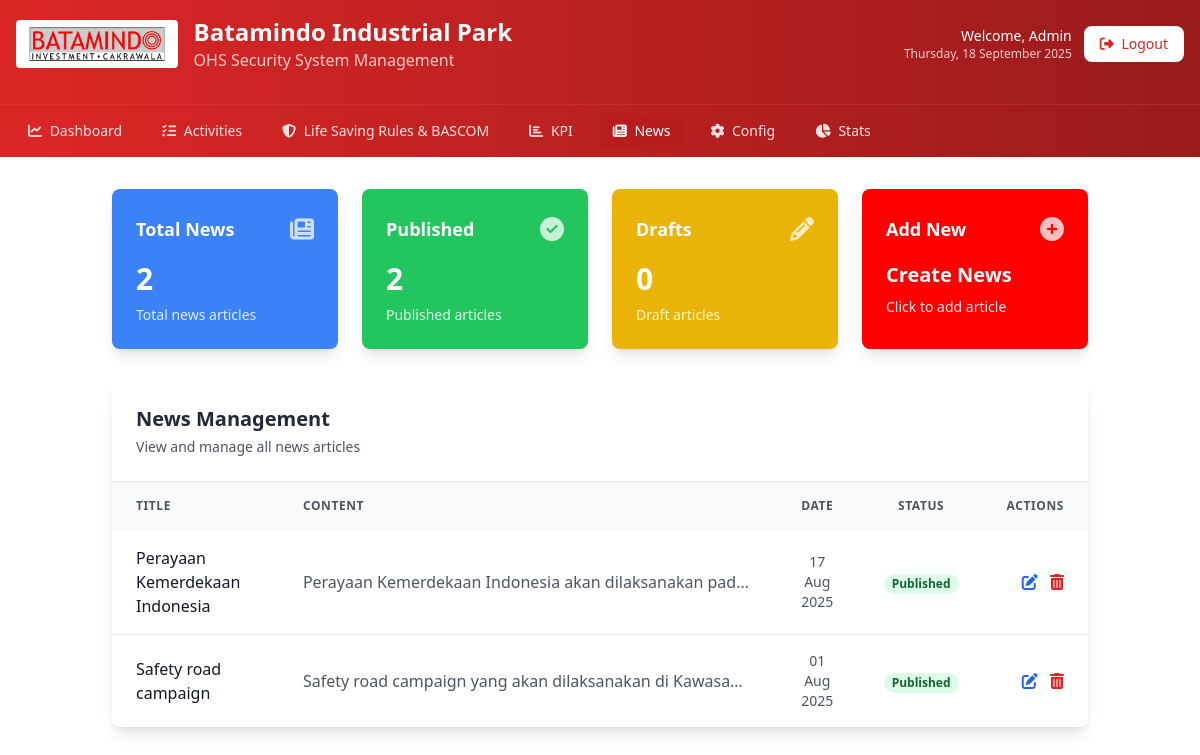
The page /admin/management/news_tab.php (signed in) on the database its author committed.
### tables this page shows
CREATE TABLE news (
    id INT AUTO_INCREMENT PRIMARY KEY,
    title VARCHAR(255) NOT NULL,
    content TEXT NOT NULL,
    publish_date DATE NOT NULL,
    end_date DATE,
    status ENUM('draft', 'published', 'archived') DEFAULT 'draft',
    priority INT DEFAULT 0,
    created_by INT,
    created_at TIMESTAMP DEFAULT CURRENT_TIMESTAMP,
    updated_at TIMESTAMP DEFAULT CURRENT_TIMESTAMP ON UPDATE CURRENT_TIMESTAMP,
    FOREIGN KEY (created_by) REFERENCES admin_users(id) ON DELETE SET NULL
);

### admin/management/news_tab.php (the view, shortened to what this page needs)
<?php
require_once '../../config/database.php';
try {
    $news = $pdo->query("SELECT * FROM news ORDER BY publish_date DESC")->fetchAll();
} catch (Exception $e) {
    $news = array();
    $message = 'Error loading news: ' . $e->getMessage();
}
?>
<!DOCTYPE html>
<html lang="en">
<head>
    <script src="https://cdn.tailwindcss.com"></script>
    <link rel="stylesheet" href="https://cdnjs.cloudflare.com/ajax/libs/font-awesome/6.4.0/css/all.min.css">
</head>
<body>
    <div class="bg-gradient-to-r from-red-600 to-red-800">
        <header class="text-white py-4">
            <div class="max-w-7xl mx-auto px-4">
                <div class="flex items-center justify-between mb-4">
                    <div class="flex items-center space-x-4">
                        <img src="../../img/batamindo.png" alt="Batamindo" class="h-12 w-auto bg-white p-1 rounded">
                        <div>
                            <h1 class="text-2xl font-bold text-white">Batamindo Industrial Park</h1>
                            <p class="text-red-200">OHS Security System Management</p>
                        </div>
                    </div>
                    <div class="flex items-center space-x-3">
                        <div class="text-right">
                            <p class="text-sm text-white">Welcome, Admin</p>
                            <p class="text-xs text-red-200"><?php echo date('l, d F Y'); ?></p>
                        </div>
                        <a href="../logout.php" class="bg-white hover:bg-red-100 text-red-600 px-4 py-2 rounded-lg text-sm font-medium transition-colors duration-150 logout-btn">
                            <i class="fas fa-sign-out-alt mr-1"></i> Logout
                        </a>
                    </div>
                </div>
            </div>
        </header>
        <div class="border-t border-red-500/30">
            <div class="max-w-7xl mx-auto px-4 py-2">
                <nav class="flex space-x-4">
                    <a href="../dashboard.php" class="text-red-100 hover:text-white px-3 py-2 rounded-md text-sm font-medium">
                        <i class="fas fa-chart-line mr-1"></i> Dashboard
                    </a>
                    <a href="activities_tab.php" class="text-red-100 hover:text-white px-3 py-2 rounded-md text-sm font-medium">
                        <i class="fas fa-tasks mr-1"></i> Activities
                    </a>
                    <a href="life_saving_rules_tab.php" class="text-red-100 hover:text-white px-3 py-2 rounded-md text-sm font-medium">
                        <i class="fas fa-shield-alt mr-1"></i> Life Saving Rules & BASCOM
                    </a>
                    <a href="kpi_tab.php" class="text-red-100 hover:text-white px-3 py-2 rounded-md text-sm font-medium">
                        <i class="fas fa-chart-bar mr-1"></i> KPI
                    </a>
                    <a href="news_tab.php" class="bg-red-700 text-white px-3 py-2 rounded-md text-sm font-medium">
                        <i class="fas fa-newspaper mr-1"></i> News
                    </a>
                    <a href="config_tab.php" class="text-red-100 hover:text-white px-3 py-2 rounded-md text-sm font-medium">
                        <i class="fas fa-cog mr-1"></i> Config
                    </a>
                    <a href="dashboard_stats_tab.php" class="text-red-100 hover:text-white px-3 py-2 rounded-md text-sm font-medium">
                        <i class="fas fa-chart-pie mr-1"></i> Stats
                    </a>
                </nav>
            </div>
        </div>
    </div>
    <main class="container mx-auto px-6 py-8">
        <div class="grid grid-cols-1 md:grid-cols-2 lg:grid-cols-4 gap-6 mb-8">
            <?php
            $total_news = count($news);
            $published_news = count(array_filter($news, function($item) { return $item['status'] == 'published'; }));
            $draft_news = count(array_filter($news, function($item) { return $item['status'] == 'draft'; }));
            ?>
            <div class="bg-blue-500 rounded-lg shadow-lg p-6 text-white">
                <div class="flex items-center justify-between mb-4">
                    <h3 class="text-lg font-semibold">Total News</h3>
                    <i class="fas fa-newspaper text-2xl opacity-75"></i>
                </div>
                <div class="text-3xl font-bold"><?php echo $total_news; ?></div>
                <div class="text-blue-100 text-sm mt-2">Total news articles</div>
            </div>
            <div class="bg-green-500 rounded-lg shadow-lg p-6 text-white">
                <div class="flex items-center justify-between mb-4">
                    <h3 class="text-lg font-semibold">Published</h3>
                    <i class="fas fa-check-circle text-2xl opacity-75"></i>
                </div>
                <div class="text-3xl font-bold"><?php echo $published_news; ?></div>
                <div class="text-green-100 text-sm mt-2">Published articles</div>
            </div>
            <div class="bg-yellow-500 rounded-lg shadow-lg p-6 text-white">
                <div class="flex items-center justify-between mb-4">
                    <h3 class="text-lg font-semibold">Drafts</h3>
                    <i class="fas fa-pencil-alt text-2xl opacity-75"></i>
                </div>
                <div class="text-3xl font-bold"><?php echo $draft_news; ?></div>
                <div class="text-yellow-100 text-sm mt-2">Draft articles</div>
            </div>
            <div class="bg-primary hover:bg-primary/90 rounded-lg shadow-lg p-6 text-white cursor-pointer transition-all duration-300" onclick="document.getElementById('addNewModal').classList.remove('hidden')">
                <div class="flex items-center justify-between mb-4">
                    <h3 class="text-lg font-semibold">Add New</h3>
                    <i class="fas fa-plus-circle text-2xl opacity-75"></i>
                </div>
                <div class="text-xl font-bold">Create News</div>
                <div class="text-white/90 text-sm mt-2">Click to add article</div>
            </div>
        </div>
        <div class="bg-white rounded-lg shadow-lg">
            <div class="p-6 border-b border-gray-200">
                <h2 class="text-xl font-bold text-gray-800">News Management</h2>
                <p class="text-sm text-gray-600 mt-1">View and manage all news articles</p>
            </div>
            <div class="overflow-x-auto">
                <table class="min-w-full table-auto">
                    <thead class="bg-gray-50">
                        <tr>
                            <th class="px-6 py-4 text-xs font-semibold text-gray-600 uppercase tracking-wider text-left">Title</th>
                            <th class="px-6 py-4 text-xs font-semibold text-gray-600 uppercase tracking-wider text-left">Content</th>
                            <th class="px-6 py-4 text-xs font-semibold text-gray-600 uppercase tracking-wider text-center">Date</th>
                            <th class="px-6 py-4 text-xs font-semibold text-gray-600 uppercase tracking-wider text-center">Status</th>
                            <th class="px-6 py-4 text-xs font-semibold text-gray-600 uppercase tracking-wider text-right">Actions</th>
                        </tr>
                    </thead>
                    <tbody class="divide-y divide-gray-200">
                        <?php foreach ($news as $item): ?>
                        <tr class="hover:bg-gray-50 transition-colors duration-200">
                            <td class="px-6 py-4">
                                <div class="font-medium text-gray-900"><?php echo htmlspecialchars($item['title']); ?></div>
                            </td>
                            <td class="px-6 py-4">
                                <div class="text-gray-600 truncate max-w-md"><?php echo htmlspecialchars($item['content']); ?></div>
                            </td>
                            <td class="px-6 py-4 text-center">
                                <div class="text-sm text-gray-600"><?php echo date('d M Y', strtotime($item['publish_date'])); ?></div>
                            </td>
                            <td class="px-6 py-4 text-center">
                                <span class="px-2 inline-flex text-xs leading-5 font-semibold rounded-full
                                    <?php echo $item['status'] == 'published' ? 'bg-green-100 text-green-800' :
                                           ($item['status'] == 'draft' ? 'bg-yellow-100 text-yellow-800' : 'bg-gray-100 text-gray-800'); ?>">
                                    <?php echo ucfirst($item['status']); ?>
                                </span>
                            </td>
                            <td class="px-6 py-4 text-right space-x-2">
                                <button onclick="editNews(<?php echo htmlspecialchars(json_encode($item)); ?>)"
                                        class="text-blue-600 hover:text-blue-900">
                                    <i class="fas fa-edit"></i>
                                </button>
                                <form method="POST" class="inline-block" onsubmit="return confirm('Are you sure you want to delete this article?')">
                                    <button type="submit" class="text-red-600 hover:text-red-900">
                                        <i class="fas fa-trash-alt"></i>
                                    </button>
                                </form>
                            </td>
                        </tr>
                        <?php endforeach; ?>
                    </tbody>
                </table>
            </div>
        </div>
    </main>
</body>
</html>

### admin/management/news_tab.php (style rules this page uses)
header { z-index: 60; position: relative; }

### rows shown on the page
news: title "Perayaan Kemerdekaan Indonesia", content "Perayaan Kemerdekaan Indonesia akan dilaksanakan pad…", publish_date "17 Aug 2025", status "Published"
news: title "Safety road campaign", content "Safety road campaign yang akan dilaksanakan di Kawasa…", publish_date "01 Aug 2025", status "Published"

### other values the page prints
$total_news "2"
$published_news "2"
$draft_news "0"
